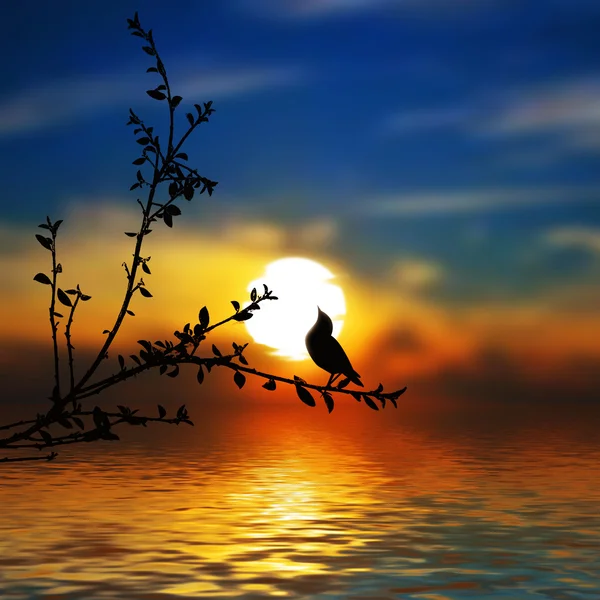
#> input picture OPENCV/images/nature.jpg, 600 x 600 px
$ python histogram.py
#> lines starting #> are read from the running program, lines starting #| are printed output that depends on the picture; after the words box and inside, x2 and y2 are one past the last pixel; in counts of white or black regions, pixels touching at a corner belong together
import cv2 as cv
import matplotlib.pyplot as plt
import numpy as np

img = cv.imread('images/nature.jpg')
#> img is the input picture: shape (600, 600, 3); mean B, G, R 68.5, 81, 94.2
cv.imshow("Nature", img)

gray =  cv.cvtColor(img, cv.COLOR_BGR2GRAY)
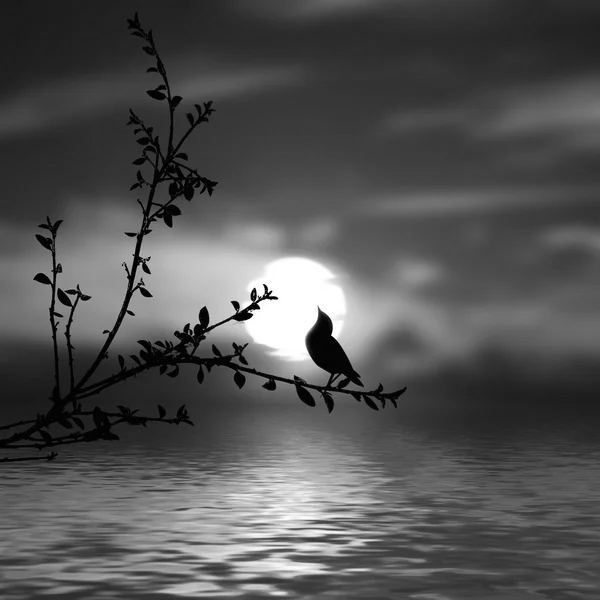
#> gray: shape (600, 600); min 0, max 255, mean 83.5
cv.imshow('Gray',gray)

blank = np.zeros(img.shape[:2],dtype='uint8')


mask = cv.circle(blank,(img.shape[1]//2, img.shape[0]//2),100,255, -1)
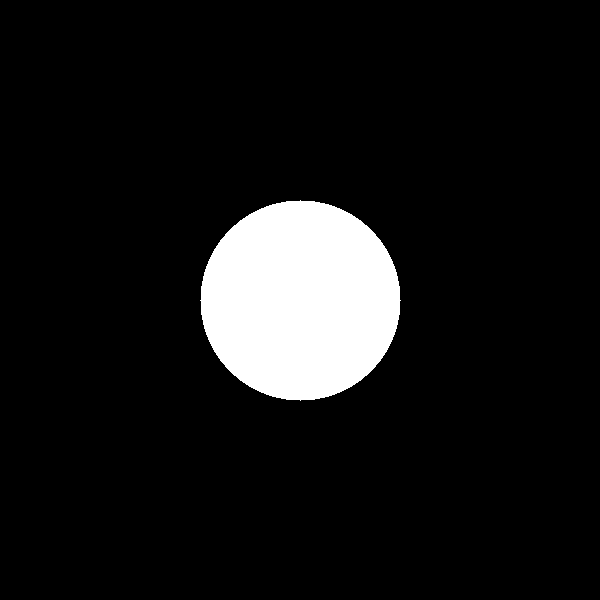
#> blank: shape (600, 600); 8.7% white; 1 white region, box (x1, y1, x2, y2) and area: (200, 200, 401, 401) 31417


masked = cv.bitwise_and(img,img,mask=mask)
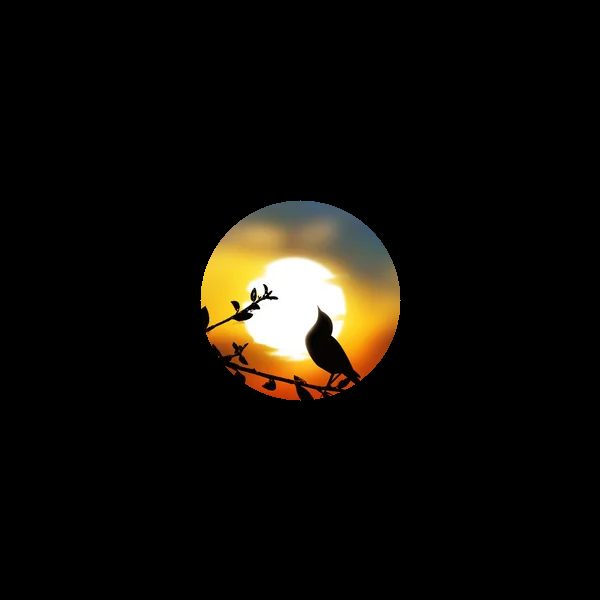
#> masked: shape (600, 600, 3); mean B, G, R 8.1, 13, 15.7
cv.imshow("Mask", masked)


# gray scale histogram
# gray_hist = cv.calcHist([gray],[0],mask,[256],[0,256])

# plt.figure()
# plt.title("grayscale histogram"
# )

plt.xlabel("Bins")
plt.ylabel("no of pixels")

# plt.plot(gray_hist)


# colour Histogram
colors = ('b', 'g' , 'r')

for i,col in enumerate(colors) :
    hist =  cv.calcHist([img],[i],mask,[256],[0,256])
    plt.plot(hist,color = col)
    plt.xlim([0,256])

plt.show()
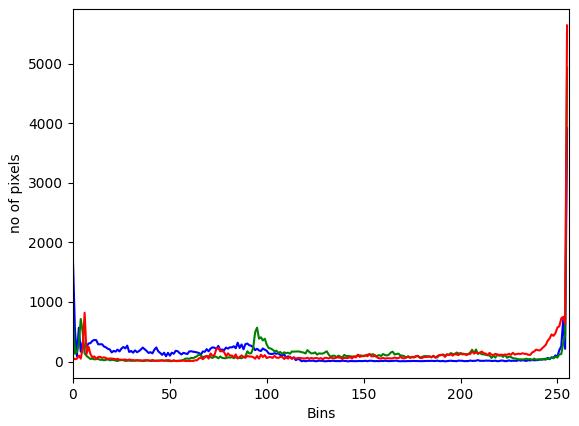
#> figure drawn by matplotlib, 1 panel; curve peaks at x = 255, y = 3916; curve peaks at x = 255, y = 4931; curve peaks at x = 255, y = 5642


cv.waitKey(0)

$ run again, with OPENCV/images/cat.jpg copied over OPENCV/images/nature.jpg
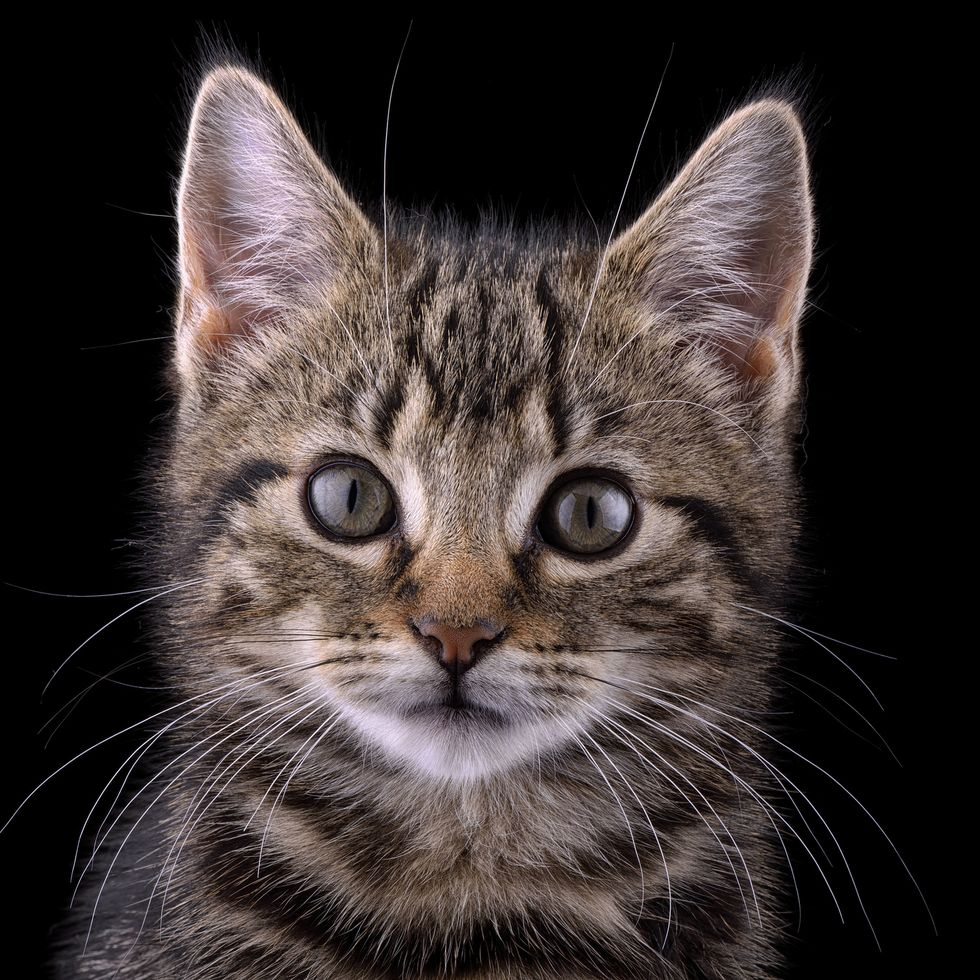
#> input picture OPENCV/images/cat.jpg, 980 x 980 px
#> img is the input picture: shape (980, 980, 3); mean B, G, R 49.5, 50.9, 59.1
#> `mask = cv.circle(blank,(img.shape[1]//2, img.shape[0]//2),100,255, -1)`:
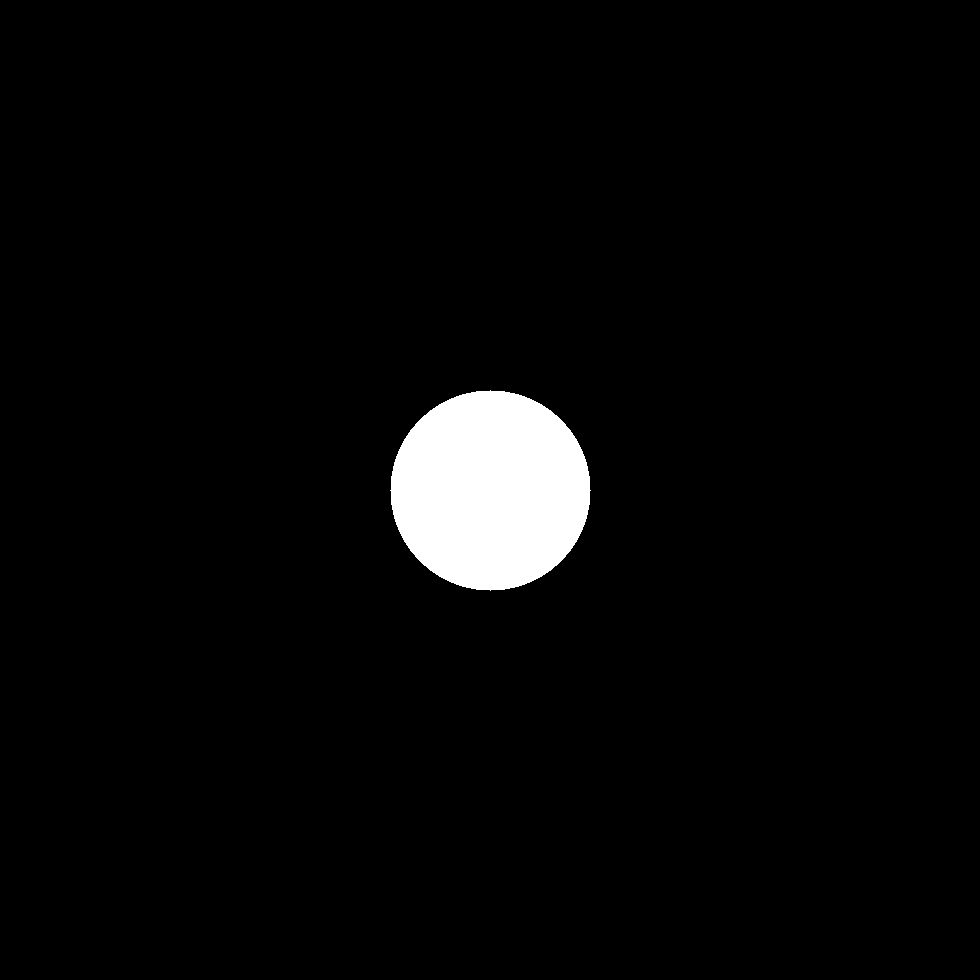
#> blank: shape (980, 980); 3.3% white; 1 white region, box (x1, y1, x2, y2) and area: (390, 390, 591, 591) 31417
#> `plt.show()`:
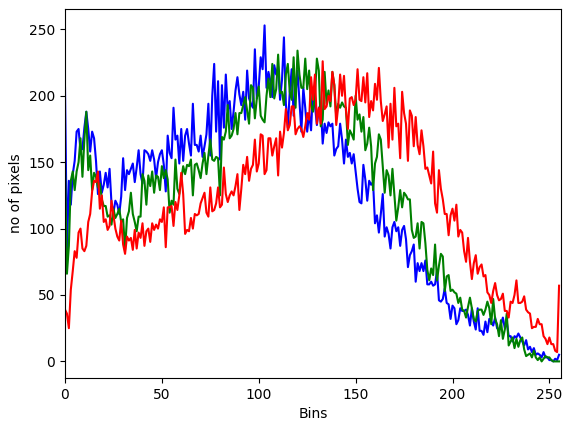
#> figure drawn by matplotlib, 1 panel; curve peaks at x = 103, y = 253; curve peaks at x = 120, y = 234; curve peaks at x = 133, y = 226

$ run again, with OPENCV/images/group.jpg copied over OPENCV/images/nature.jpg
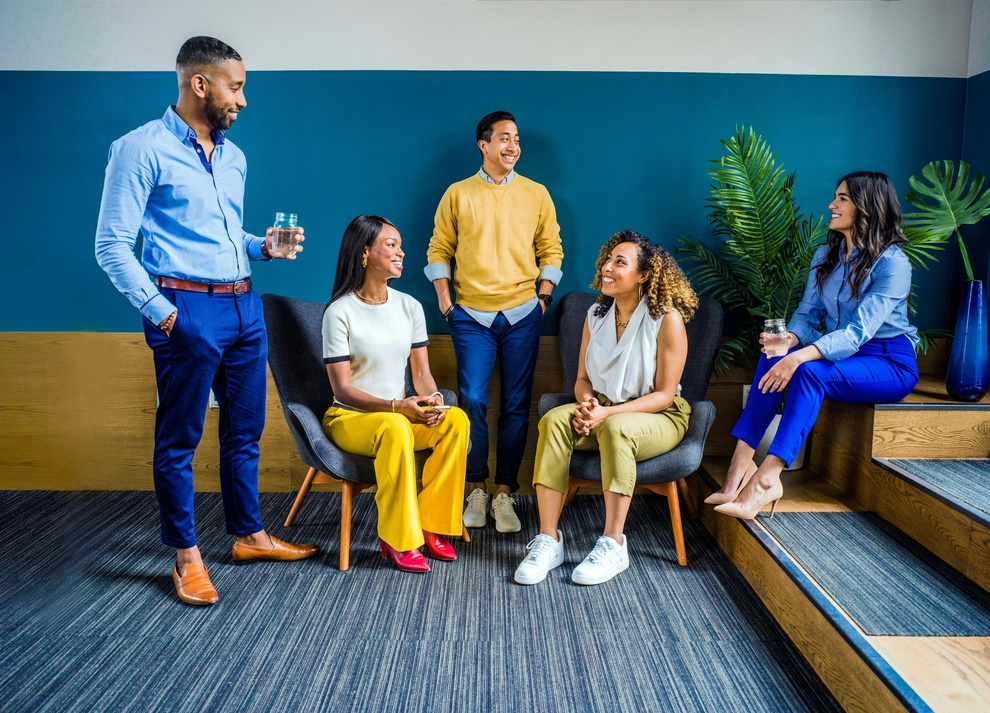
#> input picture OPENCV/images/group.jpg, 990 x 713 px, shrunk from 3600 x 2591 before the run
#> img is the input picture: shape (713, 990, 3); mean B, G, R 111.5, 105.5, 84.9
#> `mask = cv.circle(blank,(img.shape[1]//2, img.shape[0]//2),100,255, -1)`:
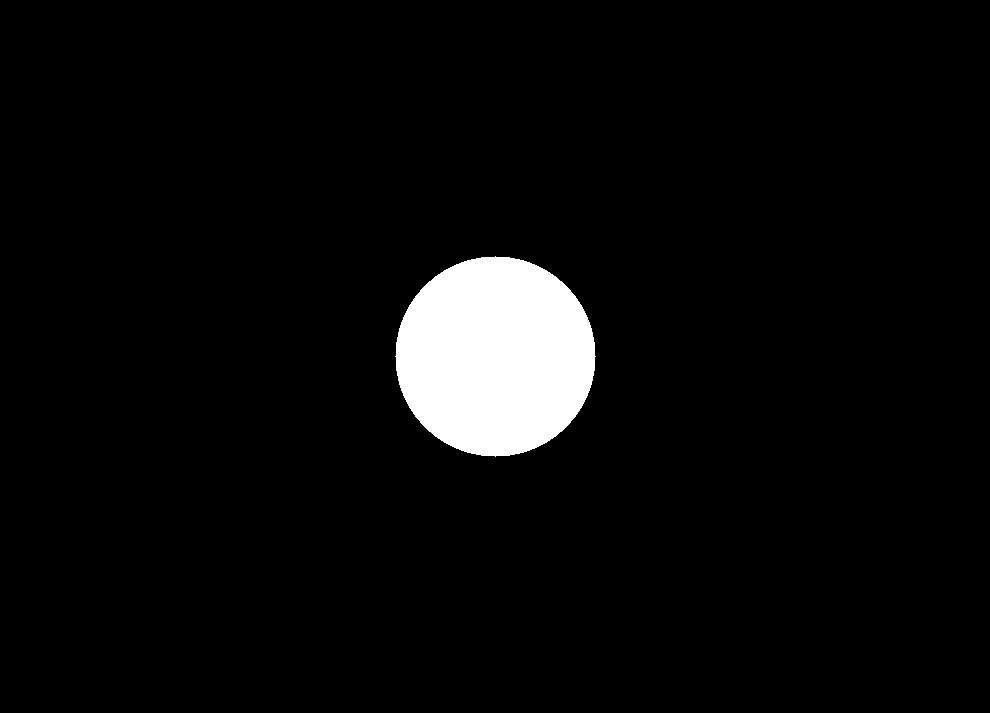
#> blank: shape (713, 990); 4.5% white; 1 white region, box (x1, y1, x2, y2) and area: (395, 256, 596, 457) 31417
#> `plt.show()`:
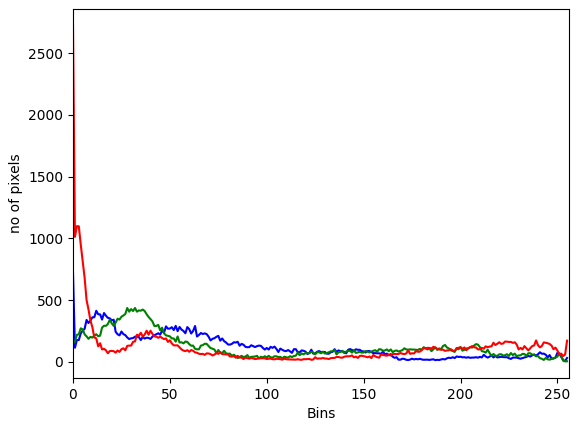
#> figure drawn by matplotlib, 1 panel; curve peaks at x = 0, y = 724; curve peaks at x = 28, y = 436; curve peaks at x = 0, y = 2726
